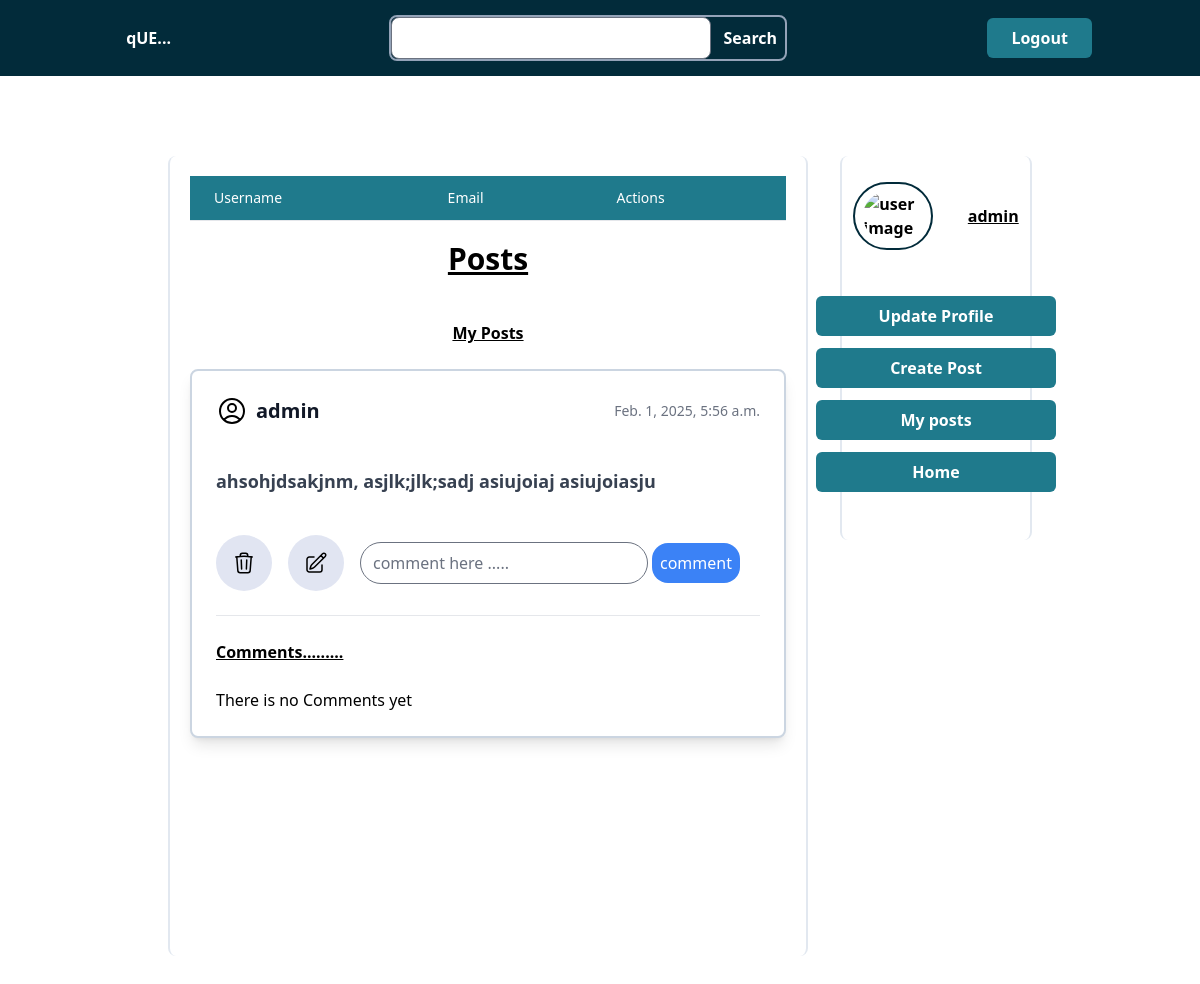
Before: /myposts/ (signed in) with the older database file.
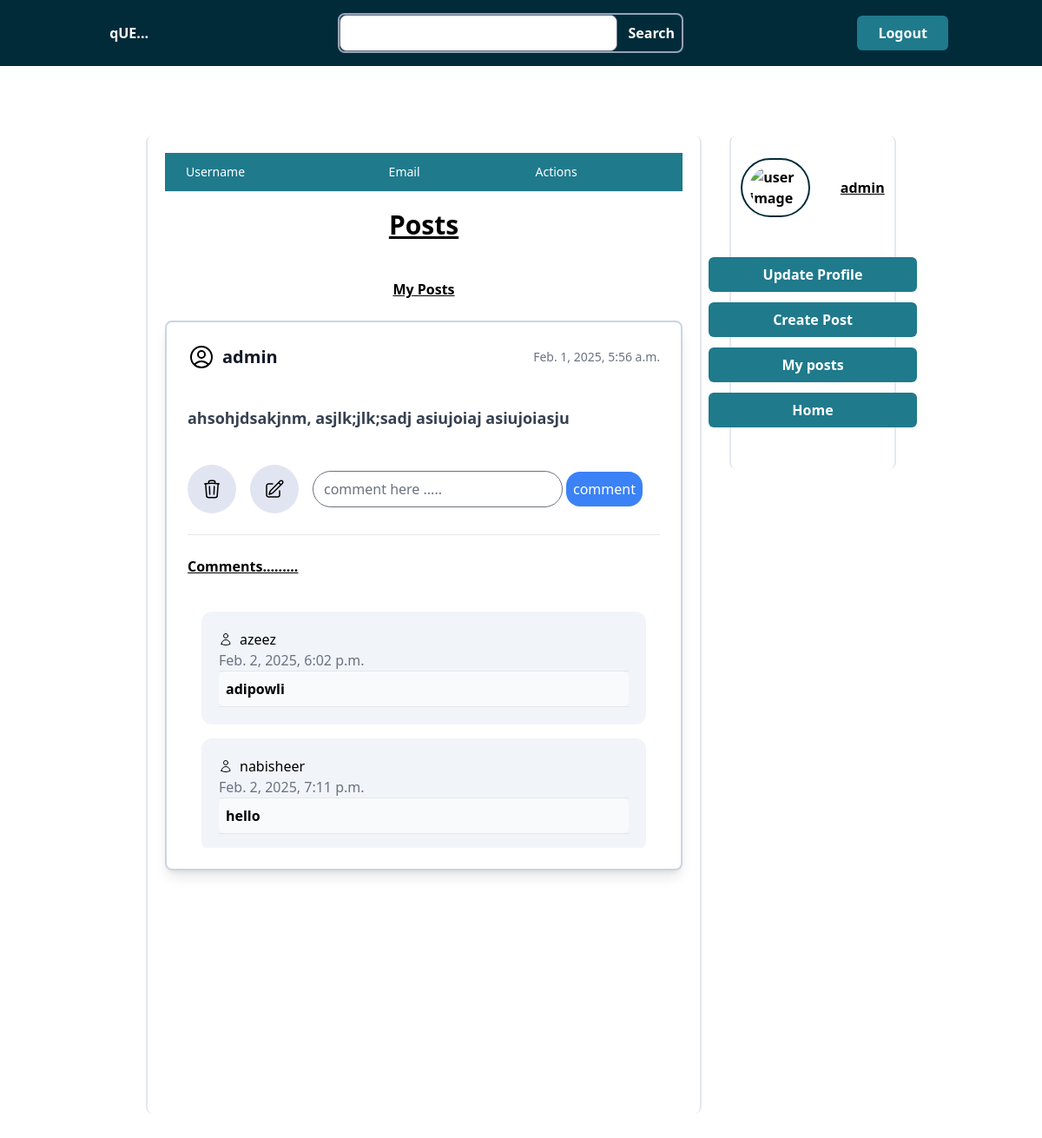
After: the same page with the newer database file.
### app/models.py (models this page shows, shortened)
class Postform(models.Model):
    author = models.ForeignKey(User, on_delete=models.CASCADE)
    title = models.CharField(max_length=200)
    description = models.TextField()
    image = models.ImageField(upload_to='post_images/', blank=True, null=True)
    created_at = models.DateTimeField(auto_now_add=True)
    updated_at = models.DateTimeField(auto_now_add=True)

class Comments(models.Model):
    post = models.ForeignKey(Postform, related_name='comments', on_delete=models.CASCADE)
    author = models.ForeignKey(User, on_delete=models.CASCADE)
    body = models.TextField()
    date_added = models.DateTimeField(auto_now_add=True)

### app/views.py (the view)
# urls.py: path('myposts/', views.mypost, name ='myposts'),
@login_required(login_url='/login')
def mypost(request):
    user = request.user
    myposts = Postform.objects.filter(author = user)
    return render(request,'app/myposts.html', {'myposts' : myposts})

### app/templates/app/myposts.html (shortened to what this page needs)
{% extends "app/home.html" %}
{% block herocontent %}
<strong class="size-20 underline mb-4 p-2" ><h1 class="flex flex-row justify-center items-center" >My Posts</h1> </strong>
{% for post in myposts  %}
<div class="container flex flex-col gap-6 border-2 border-slate-300 rounded-lg p-6 bg-white shadow-lg hover:shadow-2xl transition-shadow duration-300 mb-6">
    <div class="head flex justify-between items-center mb-4">
      <div class="flex flex-row items-center gap-2">
      <h3 class="text-xl font-semibold text-gray-900">{{ post.author }}</h3>
     </div>
      <h4 class="text-sm text-gray-500">{{ post.created_at }}</h4>
    </div>
    <div class="body mb-4">
      <p class="text-lg font-semibold text-gray-700">{{ post.description }}</p>
    </div>
    <div class="actions flex justify-start gap-4 items-center">
      {% if request.user == post.author or perms.app.delete_Postform %}
      <form action="" method="post" class="flex items-center">
        <button type="submit" value="{{ post.id }}" name="post-id"  class="bg-begg p-4 rounded-full hover:translate-y-1 " >
        </button>
      </form>
      {% endif %}
      {% if request.user == post.author or perms.app.change_Postform %}
      <a href="{% url 'updatepost' post.id %}" class="bg-begg p-4 rounded-full hover:translate-y-1 " >
      </a>
      {% endif %}
      <form action="" method="post" class="flex items-center" >
        <input type="text" class="rounded-3xl min-w-72 " name="comment-body" placeholder="comment here ....." >
        <button type="submit" class="rounded-2xl ml-1 bg-blue-500 text-white p-2"  value="{{ post.id }}" name="post-id" class="text-white bg-blue-600 hover:bg-blue-700 px-4 py-2 rounded-md shadow-sm transition duration-300">comment</button>
      </form>
    </div>
    <hr>
    <strong><h1 class="font-bold underline" >Comments.........</h1></strong>
    {%  if not post.comments.all %}
    <p>There is no Comments yet</p>
    {% else %}
        <div class="max-h-72 h-auto overflow-y-scroll">
        {% for comment in post.comments.all %}
          <div class="w-auto bg-slate-100 m-4 rounded-xl shadow-1xl transition-shadow duration-300 mb-2 p-5">
            <div class="flex flex-row gap-2 items-center">
              <p class="size-4 mb-2">{{comment.author}}</p>
            </div>
            <p class="text-gray-500">{{comment.date_added}}</p>
            <p class="font-semibold bg-slate-50 rounded-md p-2" >{{comment.body}}</p>
            <hr>
          </div>
        {% endfor %}
        </div>
    {% endif %}
  </div>
{% endfor %}
{% endblock herocontent %}

### app/templates/app/home.html (shortened to what this page needs)
{% extends "app/base.html" %}
{% block content %}
<div  class="h-full" >
    <nav class="flex flex-row justify-around items-center bg-primary p-2" >
        <h4 class="text-white font-bold  border-2 border-primary p-4 " >qUE...</h4>
        <div>
            <form action="" class="border-slate-400 border-2 rounded-lg" >
                <input type="search" class="rounded-lg w-80" >
                <button class=" text-white font-semibold rounded-md   p-2 hover:bg-secondary hover:text-white hover:border-0 "> Search</button>
            </form>
        </div>
        {% if user.is_authenticated %}
        <button  class="text-white font-semibold rounded-md  p-2 px-6  bg-secondary hover:translate-y-0.5 hover:border-0">
          <a href="/logout">Logout</a>
        </button>
        {% else %}
        <button  class="text-white font-semibold rounded-md  p-2 px-6  bg-secondary hover:translate-y-0.5 hover:border-0">
           <a href="/login"> Login</a>
        </button>
        {% endif %}
    </nav>
    <section class="flex justify-center items-center " >
        <div class="container grid grid-flow-col grid-cols-4 p-20 gap-8 ">
            <div class="mainpart col-span-3 rounded-lg border-x-2 border-slate-200 p-5 h-screen overflow-scroll ">
                {% if user.is_staff %}
                <table class="min-w-full table-auto p-10 border-collapse">
                    <thead class="bg-secondary text-white">
                      <tr>
                        <th class="px-6 py-3 text-left text-sm font-medium">Username</th>
                        <th class="px-6 py-3 text-left text-sm font-medium">Email</th>
                        <th class="px-6 py-3 text-left text-sm font-medium">Actions</th>
                      </tr>
                    </thead>
                  </table>
                  <hr>
                  <h1 class="flex text-3xl justify-center items-center font-bold underline p-5 " >
                    Posts
                  </h1>
                {% endif %}
                {% block herocontent %}{% endblock herocontent %}
            </div>
            <div class="fixedpart col-span-1  min-h-96 max-h-96 rounded-lg border-x-2 border-slate-200 p-5 ">
               <div class="flex flex-col gap-3 justify-center items-center">
                    <div class="flex justify-around gap-2 rounded-md px-6 font-semibold w-60 h-20 items-center" >
                        {% if user.is_authenticated %}
                        <img width="80px" src="{{user.profile.image.url}}" alt="user image " class="rounded-full border-2 border-primary p-2 items-center">
                        <div>
                            <h2 class="font-bold underline" >  {{user.username}}</h2>
                        </div>
                        {% else %}
                        <img src="" alt="user image " class="rounded-full border-2 border-primary p-2 items-center">
                        <div>
                            <h2 class="font-bold" >Username</h2>
                        </div>
                        {% endif %}
                    </div>
                    <div class="p-2" ></div>
                    <button class="text-white font-semibold rounded-md  p-2 px-6  bg-secondary hover:translate-y-0.5 hover:border-0 md:w-32 lg:w-60" ><a href="/updateprofile">Update Profile</a></button>
                    <button class="text-white font-semibold rounded-md  p-2 px-6  bg-secondary hover:translate-y-0.5 hover:border-0 md:w-32 lg:w-60 "  > <a href="/createpost">Create Post</a></button>
                    <button class= "text-white font-semibold rounded-md  p-2 px-6  bg-secondary hover:translate-y-0.5 hover:border-0 md:w-32 lg:w-60 " > <a href="/myposts">My posts</a></button>
                    <button class="text-white font-semibold rounded-md  p-2 px-6  bg-secondary hover:translate-y-0.5 hover:border-0 md:w-32 lg:w-60 "  ><a href="/home">Home</a></button>
                </div>
            </div>
        </div>
    </section>
</div>
{% endblock content %}

### app/templates/app/base.html (shortened to what this page needs)
<!DOCTYPE html>
{% load static %}
{% load static tailwind_tags %}
<html lang="en">
<head>
    {% tailwind_css %}
</head>
<body class="h-full @container">
    {% block content %}{% endblock content %}
</body>
</html>

Changed rows visible on the page:
shown differently, row unchanged: Postform "ahsohjdsakjnm, asjlk;jlk;sadj asiujoiaj asiujoiasju": no longer shows "There is no Comments yet"
added Comments: author "azeez", date_added "Feb. 2, 2025, 6:02 p.m.", body "adipowli"
added Comments: author "nabisheer", date_added "Feb. 2, 2025, 7:11 p.m.", body "hello"
